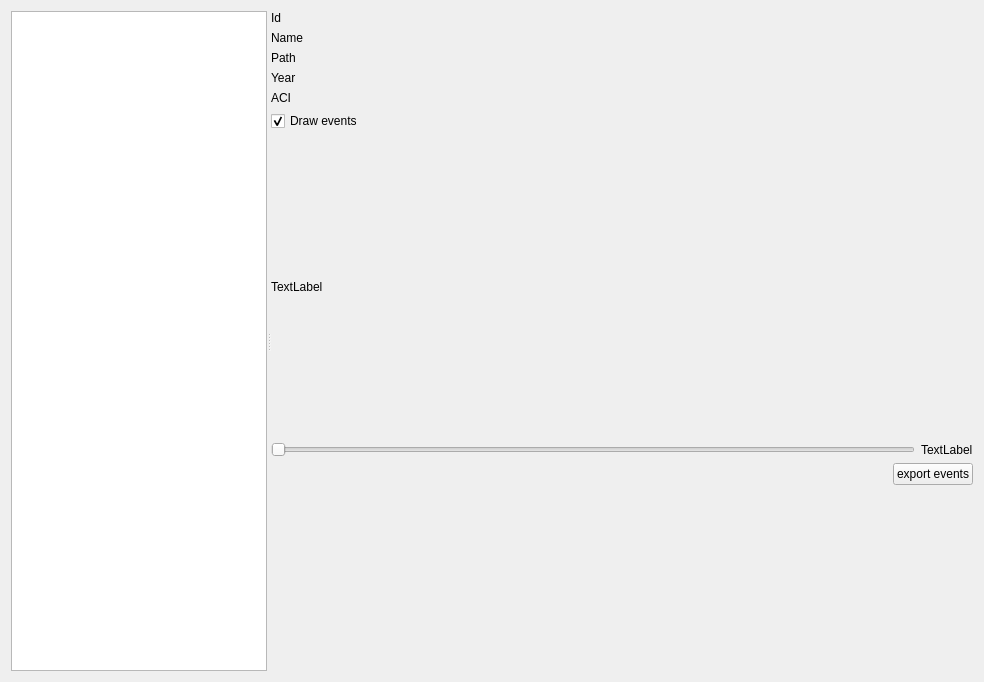
<?xml version="1.0" encoding="UTF-8"?>
<ui version="4.0">
 <class>AudioManager</class>
 <widget class="QWidget" name="AudioManager">
  <property name="geometry">
   <rect>
    <x>0</x>
    <y>0</y>
    <width>984</width>
    <height>682</height>
   </rect>
  </property>
  <property name="windowTitle">
   <string>Form</string>
  </property>
  <layout class="QHBoxLayout" name="horizontalLayout_2">
   <item>
    <widget class="QSplitter" name="splitter">
     <property name="orientation">
      <enum>Qt::Horizontal</enum>
     </property>
     <widget class="QTreeView" name="tree_view">
      <property name="sizePolicy">
       <sizepolicy hsizetype="Fixed" vsizetype="Expanding">
        <horstretch>0</horstretch>
        <verstretch>0</verstretch>
       </sizepolicy>
      </property>
      <property name="selectionMode">
       <enum>QAbstractItemView::ExtendedSelection</enum>
      </property>
      <property name="uniformRowHeights">
       <bool>true</bool>
      </property>
      <property name="headerHidden">
       <bool>true</bool>
      </property>
      <attribute name="headerVisible">
       <bool>false</bool>
      </attribute>
     </widget>
     <widget class="QWidget" name="details_pane" native="true">
      <property name="sizePolicy">
       <sizepolicy hsizetype="Preferred" vsizetype="Preferred">
        <horstretch>2</horstretch>
        <verstretch>0</verstretch>
       </sizepolicy>
      </property>
      <layout class="QGridLayout" name="gridLayout">
       <item row="8" column="0" colspan="3">
        <layout class="QHBoxLayout" name="horizontalLayout">
         <item>
          <spacer name="horizontalSpacer">
           <property name="orientation">
            <enum>Qt::Horizontal</enum>
           </property>
           <property name="sizeHint" stdset="0">
            <size>
             <width>40</width>
             <height>20</height>
            </size>
           </property>
          </spacer>
         </item>
         <item>
          <widget class="QPushButton" name="btn_export_pdf">
           <property name="text">
            <string>export events</string>
           </property>
          </widget>
         </item>
        </layout>
       </item>
       <item row="4" column="1" colspan="2">
        <widget class="QLabel" name="label_6">
         <property name="text">
          <string/>
         </property>
        </widget>
       </item>
       <item row="9" column="0" colspan="3">
        <spacer name="verticalSpacer">
         <property name="orientation">
          <enum>Qt::Vertical</enum>
         </property>
         <property name="sizeHint" stdset="0">
          <size>
           <width>20</width>
           <height>40</height>
          </size>
         </property>
        </spacer>
       </item>
       <item row="6" column="0" colspan="3">
        <widget class="QLabel" name="lbl_spectro">
         <property name="minimumSize">
          <size>
           <width>0</width>
           <height>299</height>
          </size>
         </property>
         <property name="text">
          <string>TextLabel</string>
         </property>
        </widget>
       </item>
       <item row="1" column="0">
        <widget class="QLabel" name="label">
         <property name="text">
          <string>Name</string>
         </property>
        </widget>
       </item>
       <item row="3" column="0">
        <widget class="QLabel" name="label_5">
         <property name="sizePolicy">
          <sizepolicy hsizetype="Maximum" vsizetype="Preferred">
           <horstretch>0</horstretch>
           <verstretch>0</verstretch>
          </sizepolicy>
         </property>
         <property name="text">
          <string>Year</string>
         </property>
        </widget>
       </item>
       <item row="2" column="0">
        <widget class="QLabel" name="label_3">
         <property name="text">
          <string>Path</string>
         </property>
        </widget>
       </item>
       <item row="3" column="1" colspan="2">
        <widget class="QLabel" name="lbl_year">
         <property name="text">
          <string/>
         </property>
        </widget>
       </item>
       <item row="0" column="0">
        <widget class="QLabel" name="label_2">
         <property name="text">
          <string>Id</string>
         </property>
        </widget>
       </item>
       <item row="4" column="0">
        <widget class="QLabel" name="label_4">
         <property name="text">
          <string>ACI</string>
         </property>
        </widget>
       </item>
       <item row="7" column="2">
        <widget class="QLabel" name="lbl_duration">
         <property name="sizePolicy">
          <sizepolicy hsizetype="Maximum" vsizetype="Preferred">
           <horstretch>0</horstretch>
           <verstretch>0</verstretch>
          </sizepolicy>
         </property>
         <property name="text">
          <string>TextLabel</string>
         </property>
        </widget>
       </item>
       <item row="7" column="0" colspan="2">
        <widget class="QSlider" name="time_slider">
         <property name="sizePolicy">
          <sizepolicy hsizetype="Expanding" vsizetype="Fixed">
           <horstretch>0</horstretch>
           <verstretch>0</verstretch>
          </sizepolicy>
         </property>
         <property name="orientation">
          <enum>Qt::Horizontal</enum>
         </property>
         <property name="tickPosition">
          <enum>QSlider::NoTicks</enum>
         </property>
         <property name="tickInterval">
          <number>1</number>
         </property>
        </widget>
       </item>
       <item row="2" column="1" colspan="2">
        <widget class="QLabel" name="lbl_path">
         <property name="text">
          <string/>
         </property>
        </widget>
       </item>
       <item row="1" column="1" colspan="2">
        <widget class="QLabel" name="lbl_name">
         <property name="text">
          <string/>
         </property>
        </widget>
       </item>
       <item row="0" column="1" colspan="2">
        <widget class="QLabel" name="lbl_id">
         <property name="text">
          <string/>
         </property>
        </widget>
       </item>
       <item row="5" column="0">
        <widget class="QCheckBox" name="checkbox_draw_events">
         <property name="text">
          <string>Draw events</string>
         </property>
         <property name="checked">
          <bool>true</bool>
         </property>
        </widget>
       </item>
      </layout>
     </widget>
    </widget>
   </item>
  </layout>
  <action name="action_ACI">
   <property name="text">
    <string>Compute ACI</string>
   </property>
  </action>
  <action name="action_detect_songs">
   <property name="text">
    <string>Detect bird songs</string>
   </property>
  </action>
  <action name="action_delete">
   <property name="text">
    <string>Delete</string>
   </property>
  </action>
  <action name="action_create_links">
   <property name="text">
    <string>Create virtual links</string>
   </property>
   <property name="toolTip">
    <string>&lt;html&gt;&lt;head/&gt;&lt;body&gt;&lt;p&gt;Create virtual links to files to easily have human readable filenames&lt;/p&gt;&lt;/body&gt;&lt;/html&gt;</string>
   </property>
  </action>
 </widget>
 <resources/>
 <connections/>
</ui>
